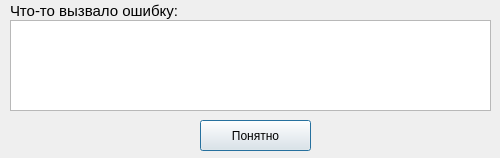
<?xml version="1.0" encoding="UTF-8"?>
<ui version="4.0">
 <class>error</class>
 <widget class="QDialog" name="error">
  <property name="geometry">
   <rect>
    <x>0</x>
    <y>0</y>
    <width>500</width>
    <height>158</height>
   </rect>
  </property>
  <property name="sizePolicy">
   <sizepolicy hsizetype="Fixed" vsizetype="Fixed">
    <horstretch>0</horstretch>
    <verstretch>0</verstretch>
   </sizepolicy>
  </property>
  <property name="maximumSize">
   <size>
    <width>500</width>
    <height>158</height>
   </size>
  </property>
  <property name="focusPolicy">
   <enum>Qt::StrongFocus</enum>
  </property>
  <property name="windowTitle">
   <string>Центр! У нас проблемы!</string>
  </property>
  <widget class="QPushButton" name="okButton">
   <property name="geometry">
    <rect>
     <x>200</x>
     <y>120</y>
     <width>111</width>
     <height>31</height>
    </rect>
   </property>
   <property name="text">
    <string>Понятно</string>
   </property>
  </widget>
  <widget class="QLabel" name="text">
   <property name="geometry">
    <rect>
     <x>10</x>
     <y>0</y>
     <width>201</width>
     <height>21</height>
    </rect>
   </property>
   <property name="font">
    <font>
     <pointsize>11</pointsize>
    </font>
   </property>
   <property name="text">
    <string>Что-то вызвало ошибку:</string>
   </property>
  </widget>
  <widget class="QTextBrowser" name="textBrowser">
   <property name="geometry">
    <rect>
     <x>10</x>
     <y>20</y>
     <width>481</width>
     <height>91</height>
    </rect>
   </property>
  </widget>
 </widget>
 <resources/>
 <connections/>
</ui>
